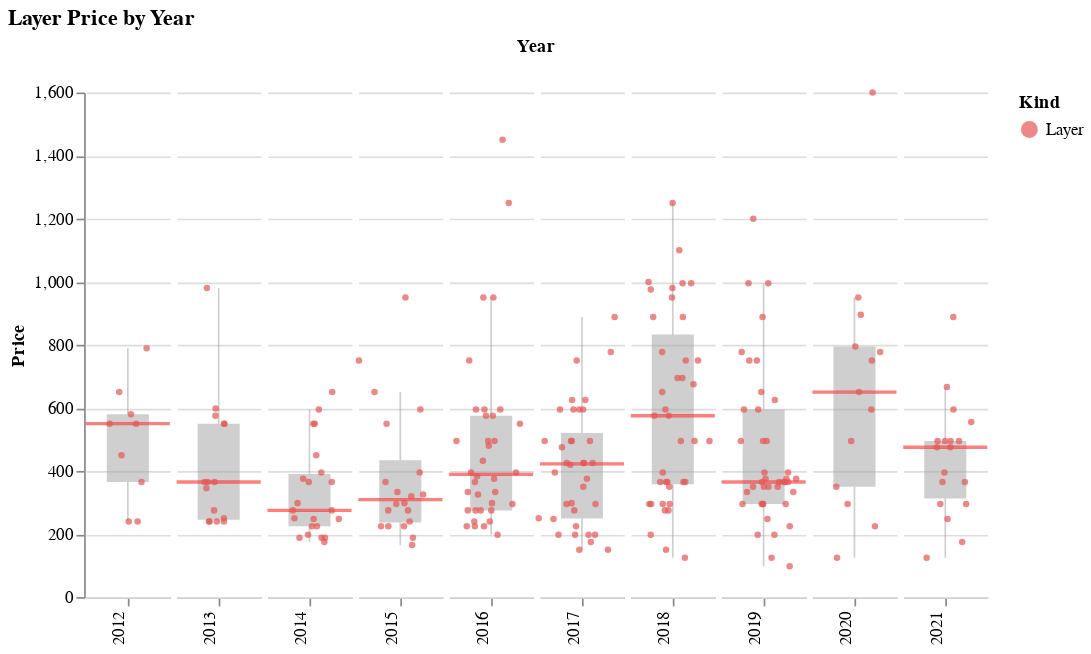

The notebook cell this image was saved under:
### Code cell
plots.price_plot(clothes_products_df[clothes_products_df['Kind'] == 'Layer'], 
                 'Kind', 
                 kind_sort_order,
                 color_scale=alt.Scale(range=['#e45756'])).properties(title='Layer Price by Year')

### Figure 1 — Vega-Lite specification as saved in the notebook (floating-point values rounded to 4 significant figures; data arrays with more than 128 entries replaced by an {"elided": "..."} marker saying what was removed)
{"$schema": "https://vega.github.io/schema/vega-lite/v4.8.1.json", "config": {"facet": {"spacing": 0}, "view": {"continuousHeight": 300, "continuousWidth": 400, "stroke": null}}, "data": {"name": "data-9d1a2e398bb45d33b0d0564d4ae8ebd3"}, "datasets": {"data-9d1a2e398bb45d33b0d0564d4ae8ebd3": {"elided": "249 records"}}, "facet": {"column": {"field": "Year", "header": {"labelAlign": "right", "labelAngle": -90, "labelOrient": "bottom", "labelPadding": 3, "titleOrient": "top"}, "type": "ordinal"}}, "spec": {"layer": [{"encoding": {"y": {"axis": {}, "field": "Price", "scale": {}, "type": "quantitative"}}, "mark": {"color": "#A0A0A0", "opacity": 0.5, "outliers": false, "size": 25, "type": "boxplot"}, "width": 50}, {"layer": [{"encoding": {"y": {"aggregate": "median", "field": "Price", "type": "quantitative"}}, "mark": {"color": "red", "opacity": 0.5, "size": 2, "type": "rule"}, "width": 50}, {"encoding": {"color": {"field": "Kind", "scale": {"range": ["#e45756"]}, "sort": ["Bottom", "Top", "Layer"], "type": "nominal"}, "tooltip": [{"field": "Product", "type": "nominal"}, {"field": "Price", "type": "quantitative"}, {"field": "Price-2021", "type": "quantitative"}], "x": {"axis": {"grid": false, "labels": false, "ticks": true, "values": [0]}, "field": "jitter", "scale": {}, "title": null, "type": "quantitative"}, "y": {"axis": {}, "field": "Price", "scale": {}, "type": "quantitative"}}, "mark": {"opacity": 0.7, "size": 15, "type": "circle"}, "transform": [{"as": "jitter", "calculate": "sqrt(-1*log(random()))*cos(2*PI*random())"}], "width": 50}]}]}, "title": "Layer Price by Year"}
